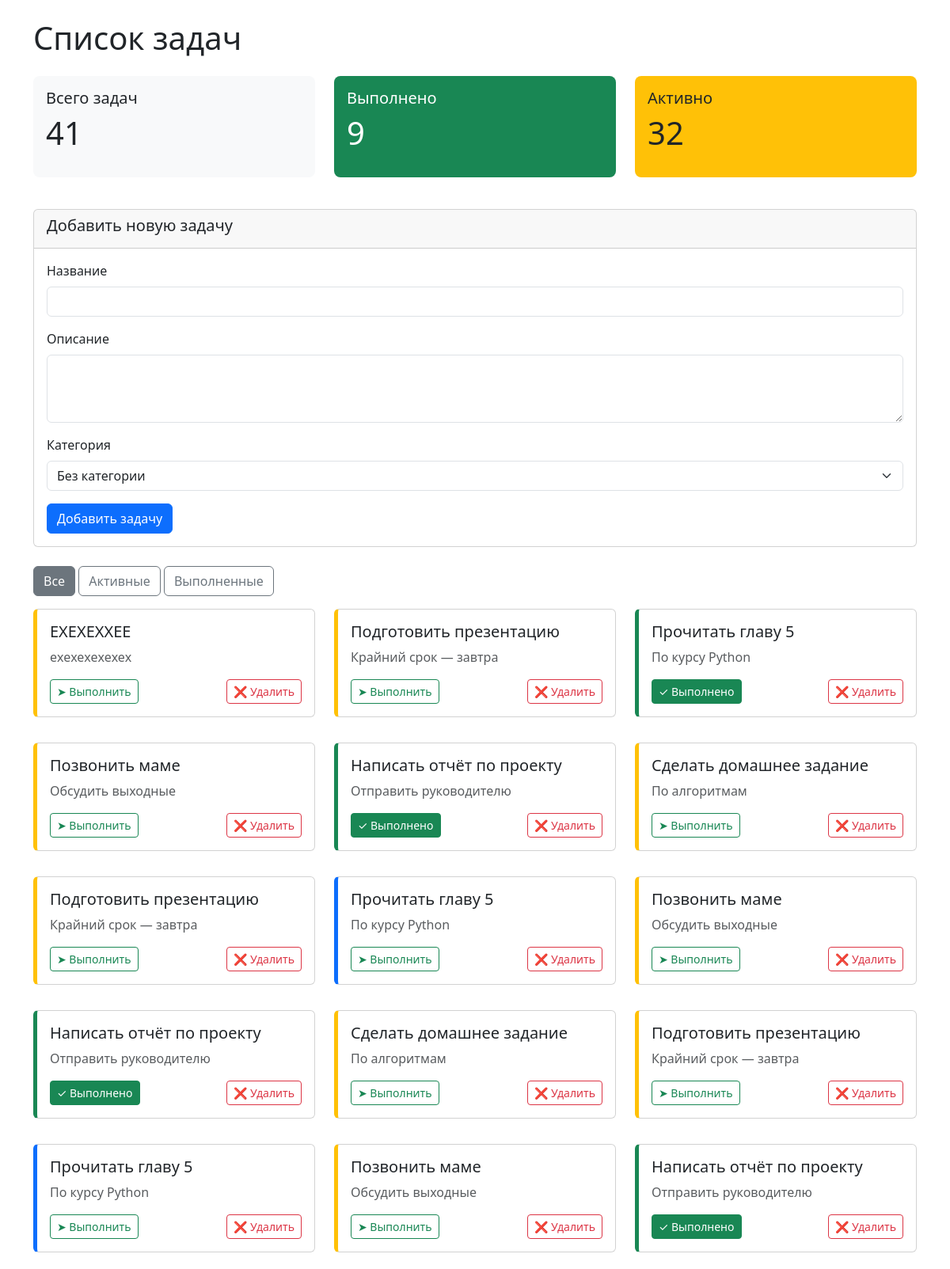
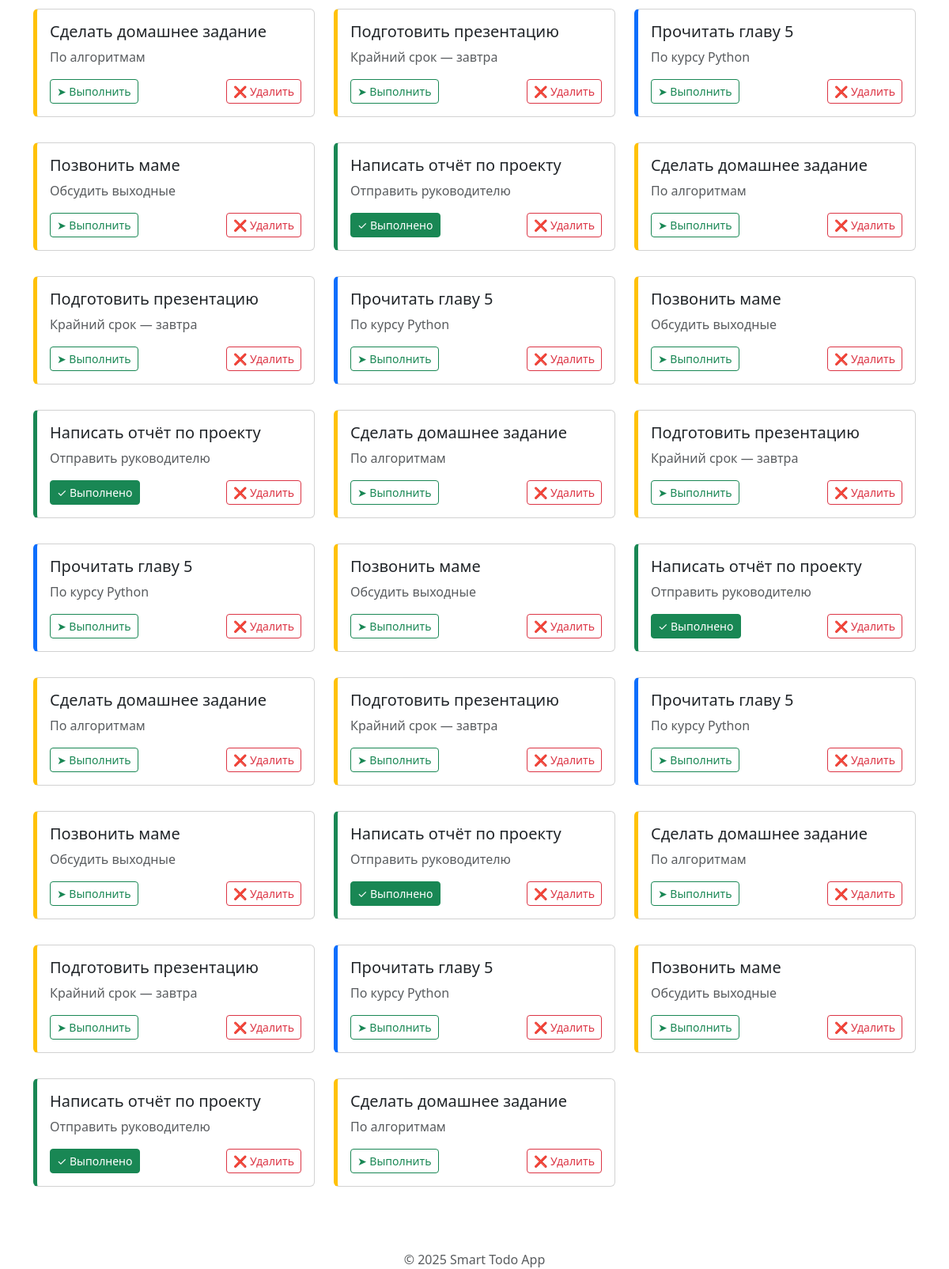
The page / on the database its author committed (2 pictures, top to bottom).
### tables this page shows
CREATE TABLE tasks (
            id INTEGER PRIMARY KEY AUTOINCREMENT,
            title TEXT NOT NULL,
            description TEXT,
            category_id INTEGER,
            status TEXT DEFAULT 'pending',
            created_at TIMESTAMP DEFAULT CURRENT_TIMESTAMP,
            FOREIGN KEY (category_id) REFERENCES categories (id) ON DELETE SET NULL
        );

### src/backend/app.py (the view, shortened to what this page needs)
@app.route('/')
def index():
    conn = get_db_connection()
    filter_param = request.args.get('filter', 'all')
    categories = conn.execute("SELECT * FROM categories").fetchall()
    if filter_param == 'active':
        tasks = conn.execute("""
            SELECT t.id, t.title, t.description, t.status, t.created_at,
                   c.id as category_id, c.name as category_name
            FROM tasks t
            LEFT JOIN categories c ON t.category_id = c.id
            WHERE t.status != 'completed'
            ORDER BY t.created_at DESC
        """).fetchall()
    else:  # all
        tasks = conn.execute("""
            SELECT t.id, t.title, t.description, t.status, t.created_at,
                   c.id as category_id, c.name as category_name
            FROM tasks t
            LEFT JOIN categories c ON t.category_id = c.id
            ORDER BY t.created_at DESC
        """).fetchall()
    total = len(tasks)
    completed = len([t for t in tasks if t['status'] == 'completed'])
    active = total - completed
    conn.close()
    return render_template(
        'tasks_list.html',
        tasks=tasks,
        categories=categories,
        total_tasks=total,
        completed_tasks=completed,
        active_tasks=active,
        filter=filter_param
    )

### src/backend/app.py (called while the page is built)
def get_db_connection():
    conn = sqlite3.connect(DATABASE_PATH)
    conn.row_factory = sqlite3.Row
    return conn

### src/backend/templates/tasks_list.html (shortened to what this page needs)
{% extends "base.html" %}
{% block header %}Список задач{% endblock %}
{% block content %}
    <div class="row mb-4">
        <div class="col-md-4">
            <div class="stat-box bg-light">
                <h5>Всего задач</h5>
                <p class="display-6">{{ total_tasks }}</p>
            </div>
        </div>
        <div class="col-md-4">
            <div class="stat-box bg-success text-white">
                <h5>Выполнено</h5>
                <p class="display-6">{{ completed_tasks }}</p>
            </div>
        </div>
        <div class="col-md-4">
            <div class="stat-box bg-warning">
                <h5>Активно</h5>
                <p class="display-6">{{ active_tasks }}</p>
            </div>
        </div>
    </div>
    <div class="card mb-4">
        <div class="card-header">
            <h5>Добавить новую задачу</h5>
        </div>
        <div class="card-body">
            <form method="POST" action="/tasks">
                <div class="mb-3">
                    <label for="title" class="form-label">Название</label>
                    <input type="text" class="form-control" id="title" name="title" required>
                </div>
                <div class="mb-3">
                    <label for="description" class="form-label">Описание</label>
                    <textarea class="form-control" id="description" name="description" rows="3"></textarea>
                </div>
                <div class="mb-3">
                    <label for="category_id" class="form-label">Категория</label>
                    <select class="form-select" id="category_id" name="category_id">
                        <option value="">Без категории</option>
                    </select>
                </div>
                <button type="submit" class="btn btn-primary">Добавить задачу</button>
            </form>
        </div>
    </div>
    <div class="mb-3">
        <a href="/" class="btn btn-outline-secondary {% if filter == 'all' %}active{% endif %}">Все</a>
        <a href="/?filter=active" class="btn btn-outline-secondary {% if filter == 'active' %}active{% endif %}">Активные</a>
        <a href="/?filter=completed" class="btn btn-outline-secondary {% if filter == 'completed' %}active{% endif %}">Выполненные</a>
    </div>
    <div class="row">
        {% for task in tasks %}
            <div class="col-md-6 col-lg-4 mb-3">
                <div class="card task-card status-{{ task.status }}">
                    <div class="card-body">
                        <h5 class="card-title">{{ task.title }}</h5>
                        {% if task.description %}
                            <p class="card-text text-muted">{{ task.description }}</p>
                        {% endif %}
                        <div class="mt-3 d-flex justify-content-between">
                            <form method="POST" action="/tasks/{{ task.id }}/toggle" style="display:inline;">
                                <button type="submit" class="btn btn-sm {% if task.status == 'completed' %}btn-success{% else %}btn-outline-success{% endif %}">
                                    {% if task.status == 'completed' %}✓ Выполнено{% else %}➤ Выполнить{% endif %}
                                </button>
                            </form>
                            <form method="POST" action="/tasks/{{ task.id }}/delete" style="display:inline;">
                                <button type="submit" class="btn btn-sm btn-outline-danger" onclick="return confirm('Удалить задачу?')">
                                    ❌ Удалить
                                </button>
                            </form>
                        </div>
                    </div>
                </div>
            </div>
        {% endfor %}
    </div>
{% endblock %}

### src/backend/templates/base.html (style rules this page uses)
.task-card { margin-bottom: 1rem; border-left-width: 5px; }
.status-pending { border-left-color: #ffc107; }
.status-in_progress { border-left-color: #0d6efd; }
.status-completed { border-left-color: #198754; }
.stat-box { padding: 1rem; border-radius: 0.5rem; margin-bottom: 1rem; }

### rows shown on the page
tasks: title "ЕХЕХЕХХЕЕ", description "ехехехехехех", status "➤ Выполнить"
tasks: title "Подготовить презентацию", description "Крайний срок — завтра", status "➤ Выполнить"
tasks: title "Прочитать главу 5", description "По курсу Python", status "✓ Выполнено"
tasks: title "Позвонить маме", description "Обсудить выходные", status "➤ Выполнить"
tasks: title "Написать отчёт по проекту", description "Отправить руководителю", status "✓ Выполнено"
tasks: title "Сделать домашнее задание", description "По алгоритмам", status "➤ Выполнить"
tasks: title "Подготовить презентацию", description "Крайний срок — завтра", status "➤ Выполнить"
tasks: title "Прочитать главу 5", description "По курсу Python", status "➤ Выполнить"
tasks: title "Позвонить маме", description "Обсудить выходные", status "➤ Выполнить"
tasks: title "Написать отчёт по проекту", description "Отправить руководителю", status "✓ Выполнено"
tasks: title "Сделать домашнее задание", description "По алгоритмам", status "➤ Выполнить"
tasks: title "Подготовить презентацию", description "Крайний срок — завтра", status "➤ Выполнить"
tasks: title "Прочитать главу 5", description "По курсу Python", status "➤ Выполнить"
tasks: title "Позвонить маме", description "Обсудить выходные", status "➤ Выполнить"
tasks: title "Написать отчёт по проекту", description "Отправить руководителю", status "✓ Выполнено"
tasks: title "Сделать домашнее задание", description "По алгоритмам", status "➤ Выполнить"
tasks: title "Подготовить презентацию", description "Крайний срок — завтра", status "➤ Выполнить"
tasks: title "Прочитать главу 5", description "По курсу Python", status "➤ Выполнить"
tasks: title "Позвонить маме", description "Обсудить выходные", status "➤ Выполнить"
tasks: title "Написать отчёт по проекту", description "Отправить руководителю", status "✓ Выполнено"
tasks: title "Сделать домашнее задание", description "По алгоритмам", status "➤ Выполнить"
tasks: title "Подготовить презентацию", description "Крайний срок — завтра", status "➤ Выполнить"
tasks: title "Прочитать главу 5", description "По курсу Python", status "➤ Выполнить"
tasks: title "Позвонить маме", description "Обсудить выходные", status "➤ Выполнить"
tasks: title "Написать отчёт по проекту", description "Отправить руководителю", status "✓ Выполнено"
tasks: title "Сделать домашнее задание", description "По алгоритмам", status "➤ Выполнить"
tasks: title "Подготовить презентацию", description "Крайний срок — завтра", status "➤ Выполнить"
tasks: title "Прочитать главу 5", description "По курсу Python", status "➤ Выполнить"
tasks: title "Позвонить маме", description "Обсудить выходные", status "➤ Выполнить"
tasks: title "Написать отчёт по проекту", description "Отправить руководителю", status "✓ Выполнено"
tasks: title "Сделать домашнее задание", description "По алгоритмам", status "➤ Выполнить"
tasks: title "Подготовить презентацию", description "Крайний срок — завтра", status "➤ Выполнить"
tasks: title "Прочитать главу 5", description "По курсу Python", status "➤ Выполнить"
tasks: title "Позвонить маме", description "Обсудить выходные", status "➤ Выполнить"
tasks: title "Написать отчёт по проекту", description "Отправить руководителю", status "✓ Выполнено"
tasks: title "Сделать домашнее задание", description "По алгоритмам", status "➤ Выполнить"
tasks: title "Подготовить презентацию", description "Крайний срок — завтра", status "➤ Выполнить"
tasks: title "Прочитать главу 5", description "По курсу Python", status "➤ Выполнить"
tasks: title "Позвонить маме", description "Обсудить выходные", status "➤ Выполнить"
tasks: title "Написать отчёт по проекту", description "Отправить руководителю", status "✓ Выполнено"
tasks: title "Сделать домашнее задание", description "По алгоритмам", status "➤ Выполнить"

### other values the page prints
{{ total_tasks }} "41"
{{ completed_tasks }} "9"
{{ active_tasks }} "32"
